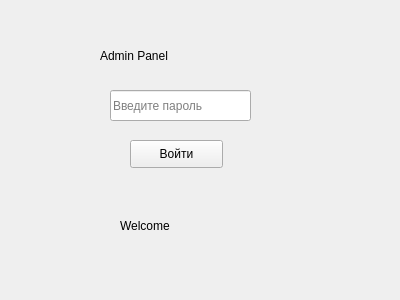
<?xml version="1.0" encoding="UTF-8"?>
<ui version="4.0">
 <class>Form</class>
 <widget class="QWidget" name="Form">
  <property name="geometry">
   <rect>
    <x>0</x>
    <y>0</y>
    <width>400</width>
    <height>300</height>
   </rect>
  </property>
  <property name="windowTitle">
   <string>Form</string>
  </property>
  <widget class="QLabel" name="label">
   <property name="geometry">
    <rect>
     <x>100</x>
     <y>30</y>
     <width>191</width>
     <height>51</height>
    </rect>
   </property>
   <property name="styleSheet">
    <string notr="true">font: 20pt &quot;MS Shell Dlg 2&quot;;</string>
   </property>
   <property name="text">
    <string>Admin Panel</string>
   </property>
  </widget>
  <widget class="QLineEdit" name="password">
   <property name="geometry">
    <rect>
     <x>110</x>
     <y>90</y>
     <width>141</width>
     <height>31</height>
    </rect>
   </property>
   <property name="placeholderText">
    <string>Введите пароль</string>
   </property>
  </widget>
  <widget class="QLabel" name="result">
   <property name="geometry">
    <rect>
     <x>120</x>
     <y>210</y>
     <width>151</width>
     <height>31</height>
    </rect>
   </property>
   <property name="text">
    <string>Welcome</string>
   </property>
  </widget>
  <widget class="QPushButton" name="confirm">
   <property name="geometry">
    <rect>
     <x>130</x>
     <y>140</y>
     <width>93</width>
     <height>28</height>
    </rect>
   </property>
   <property name="text">
    <string>Войти</string>
   </property>
  </widget>
 </widget>
 <resources/>
 <connections/>
</ui>
